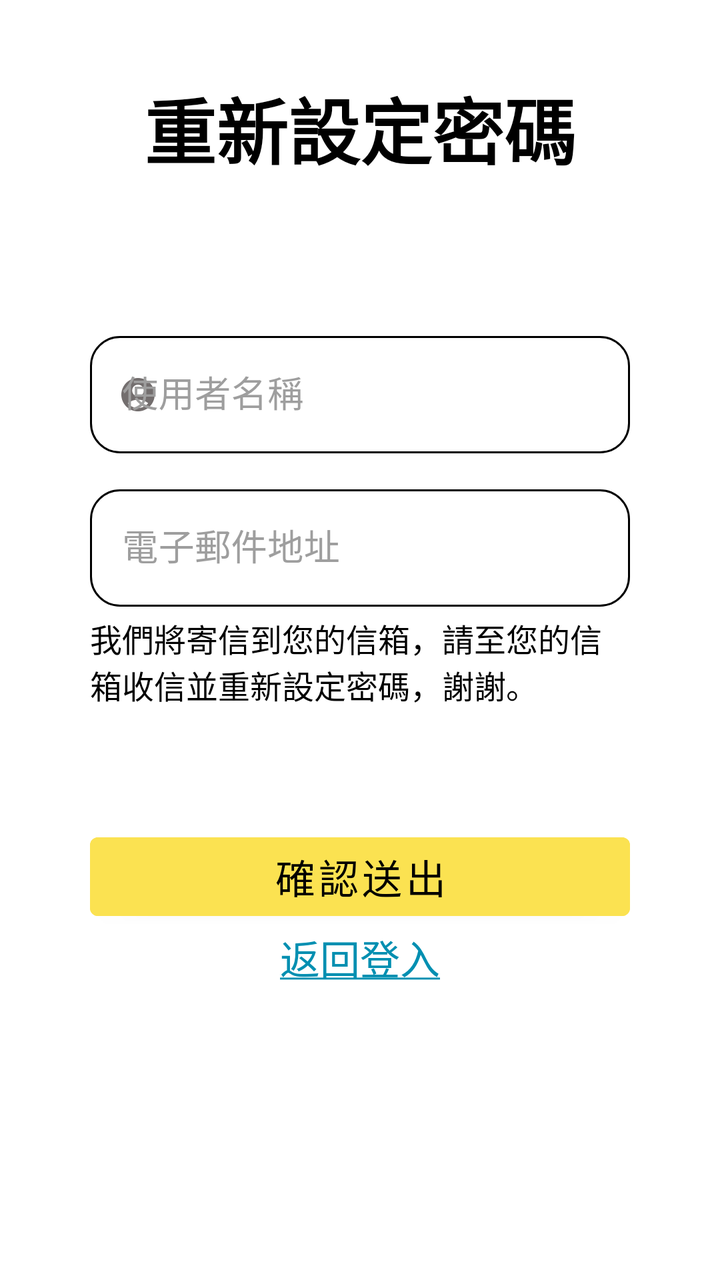
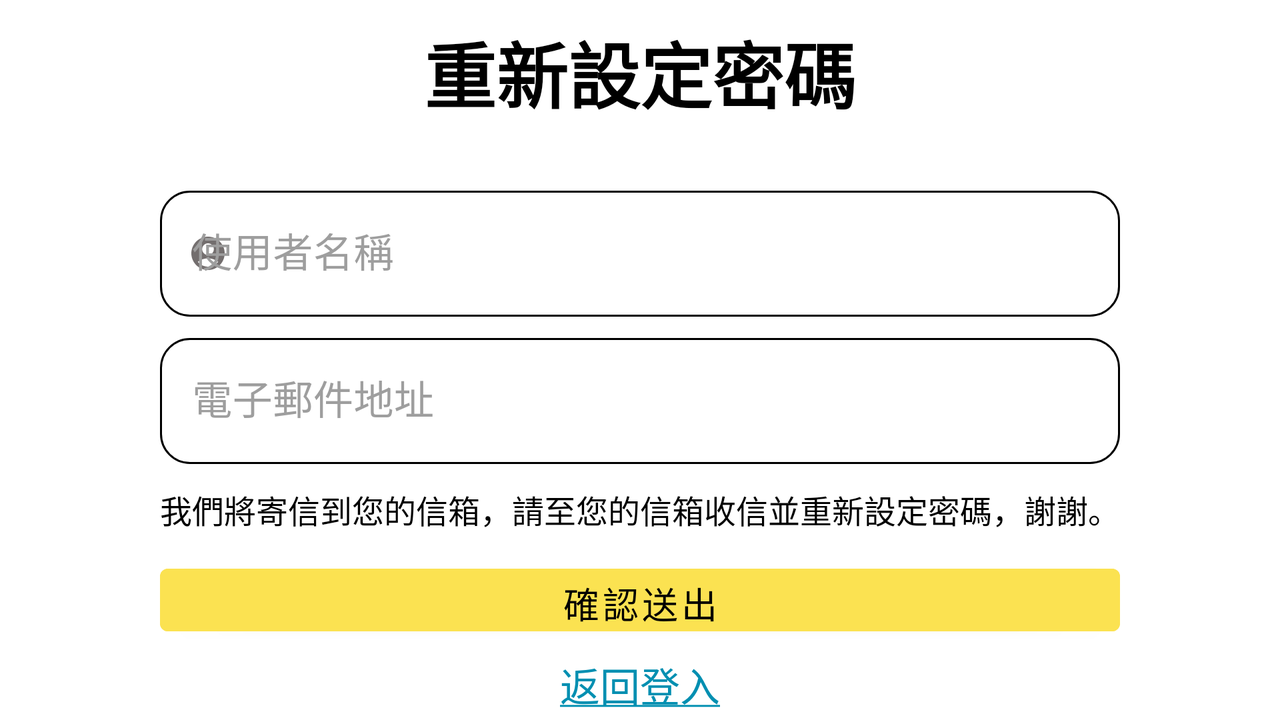

Compare how this app lays out the same screen by default and in its alternative resource folder. The renders come first, then the two layout files and the values they reference.
<!-- AndroidManifest.xml: application theme Theme.BadmintonAnalyzer -->
<!-- res/layout/activity_reset_pw.xml -->
<?xml version="1.0" encoding="utf-8"?>
<androidx.constraintlayout.widget.ConstraintLayout
        xmlns:android="http://schemas.android.com/apk/res/android"
        xmlns:tools="http://schemas.android.com/tools"
        xmlns:app="http://schemas.android.com/apk/res-auto"
        android:layout_width="match_parent"
        android:layout_height="match_parent"
        tools:context=".act.ResetPWActivity" android:background="@color/white">

    <androidx.core.widget.NestedScrollView
            android:layout_width="match_parent"
            android:layout_height="match_parent"
            app:layout_constraintStart_toStartOf="parent"
            app:layout_constraintTop_toTopOf="parent"
            app:layout_constraintEnd_toEndOf="parent"
            app:layout_constraintBottom_toBottomOf="parent"
            android:fillViewport="true">

        <androidx.constraintlayout.widget.ConstraintLayout
                android:layout_width="match_parent"
                android:layout_height="wrap_content"
                tools:context=".act.ResetPWActivity" android:background="@color/white">

            <androidx.constraintlayout.widget.ConstraintLayout
                    android:layout_width="0dp"
                    android:layout_height="0dp" android:id="@+id/reset_sub_0" app:layout_constraintTop_toTopOf="parent"
                    app:layout_constraintEnd_toEndOf="parent"
                    app:layout_constraintStart_toStartOf="parent" app:layout_constraintHeight_percent="0.2"
            >

                <TextView
                        android:text="@string/reset_pw"
                        android:layout_width="0dp"
                        android:layout_height="0dp" android:id="@+id/tv_reset"
                        android:gravity="center" app:layout_constraintEnd_toEndOf="parent"
                        app:layout_constraintStart_toStartOf="parent" app:layout_constraintBottom_toBottomOf="parent"
                        app:layout_constraintTop_toTopOf="parent" android:fontFamily="@font/taipei_sans_regular"
                        android:textSize="36sp" android:textStyle="bold" android:textColor="@color/black"
                />
            </androidx.constraintlayout.widget.ConstraintLayout>

            <androidx.constraintlayout.widget.ConstraintLayout
                    android:layout_width="match_parent"
                    android:layout_height="0dp"
                    app:layout_constraintStart_toStartOf="parent"
                    app:layout_constraintEnd_toEndOf="parent"
                    android:id="@+id/reset_sub_1"
                    app:layout_constraintTop_toBottomOf="@id/reset_sub_0"
                    app:layout_constraintHeight_percent="0.4"
            >


                <com.google.android.material.textfield.TextInputLayout
                        android:id="@+id/tf_reset_username"
                        android:layout_width="0dp"
                        android:layout_height="0dp"
                        app:layout_constraintLeft_toLeftOf="parent"
                        app:layout_constraintRight_toRightOf="parent"
                        app:layout_constraintWidth_percent="0.75"
                        app:layout_constraintHeight_percent="0.25"
                        app:boxCornerRadiusBottomEnd="15dp"
                        app:boxCornerRadiusBottomStart="15dp"
                        app:boxCornerRadiusTopEnd="15dp"
                        app:boxCornerRadiusTopStart="15dp"
                        android:hint="@string/username_login"
                        app:layout_constraintTop_toTopOf="parent"
                        android:textColorHint="@color/input_hint"
                        style="@style/Widget.MaterialComponents.TextInputLayout.OutlinedBox"
                        app:boxStrokeColor="@color/mtrl_textinput_default_box_stroke_color"
                        app:startIconTint="@color/icon"
                        app:startIconDrawable="@drawable/ic_round_account"
                        app:layout_constraintBottom_toBottomOf="parent" app:layout_constraintVertical_bias="0.18">

                    <com.google.android.material.textfield.TextInputEditText
                            android:layout_width="match_parent"
                            android:layout_height="match_parent"
                            android:fontFamily="@font/taipei_sans_regular" android:textSize="18sp"
                            android:textColor="@color/black"
                            android:inputType="text"
                            android:digits="ABCDEFGHIJKLMNOPQRSTUVWXYZabcdefghijklmnopqrstuvwxyz0123456789"/>
                </com.google.android.material.textfield.TextInputLayout>

                <com.google.android.material.textfield.TextInputLayout
                        android:id="@+id/tf_reset_email"
                        android:layout_width="0dp"
                        android:layout_height="0dp"
                        app:layout_constraintLeft_toLeftOf="parent"
                        app:layout_constraintRight_toRightOf="parent"
                        app:layout_constraintWidth_percent="0.75"
                        app:layout_constraintHeight_percent="0.25"
                        app:boxCornerRadiusBottomEnd="15dp"
                        app:boxCornerRadiusBottomStart="15dp"
                        app:boxCornerRadiusTopEnd="15dp"
                        app:boxCornerRadiusTopStart="15dp"
                        android:hint="@string/email"
                        android:textColorHint="@color/input_hint"
                        style="@style/Widget.MaterialComponents.TextInputLayout.OutlinedBox"
                        app:boxStrokeColor="@color/mtrl_textinput_default_box_stroke_color"
                        app:startIconTint="@color/icon"
                        app:startIconDrawable="@drawable/ic_baseline_email"
                        app:layout_constraintBottom_toBottomOf="parent" app:layout_constraintTop_toTopOf="parent"
                        app:layout_constraintVertical_bias="0.58000004">

                    <com.google.android.material.textfield.TextInputEditText
                            android:layout_width="match_parent"
                            android:layout_height="match_parent"
                            android:fontFamily="@font/taipei_sans_regular"
                            android:textSize="18sp" android:textColor="@color/black"
                            android:digits="ABCDEFGHIJKLMNOPQRSTUVWXYZabcdefghijklmnopqrstuvwxyz0123456789@."/>
                </com.google.android.material.textfield.TextInputLayout>

                <TextView
                        android:text="@string/hint_reset"
                        android:layout_width="0dp"
                        android:layout_height="0dp" android:id="@+id/tv_hint_reset"
                        android:textSize="16sp"
                        android:textColor="@color/black" app:layout_constraintBottom_toBottomOf="parent"
                        app:layout_constraintEnd_toEndOf="@id/tf_reset_email"
                        app:layout_constraintStart_toStartOf="@id/tf_reset_email"
                        android:fontFamily="@font/taipei_sans_regular" app:layout_constraintHeight_percent="0.3"
                        app:layout_constraintTop_toTopOf="parent" app:layout_constraintVertical_bias="1.0"/>

            </androidx.constraintlayout.widget.ConstraintLayout>

            <Button
                    android:text="@string/confirm_submit"
                    android:layout_width="0dp"
                    android:layout_height="0dp" android:id="@+id/btn_reset_submit"
                    app:layout_constraintStart_toStartOf="parent"
                    app:layout_constraintEnd_toEndOf="parent"
                    android:backgroundTint="@color/login_btn" android:textColor="@color/black"
                    app:layout_constraintWidth_percent="0.75" android:fontFamily="@font/taipei_sans_regular"
                    android:textSize="20sp" app:layout_constraintTop_toBottomOf="@id/reset_sub_1"
                    app:layout_constraintHeight_percent="0.08"
                    app:layout_constraintBottom_toBottomOf="parent" app:layout_constraintVertical_bias="0.13999999"/>
            <TextView
                    android:text="@string/back_to_login"
                    android:layout_width="wrap_content"
                    android:layout_height="wrap_content" android:id="@+id/tv_reset_go_back"
                    app:layout_constraintStart_toStartOf="@id/btn_reset_submit"
                    app:layout_constraintEnd_toEndOf="@id/btn_reset_submit"
                    android:textColor="@color/hint_forgot_pw"
                    android:fontFamily="@font/taipei_sans_regular"
                    android:textSize="20sp"
                    app:layout_constraintBottom_toBottomOf="parent"
                    app:layout_constraintTop_toBottomOf="@+id/btn_reset_submit"
                    app:layout_constraintVertical_bias="0.0"/>

        </androidx.constraintlayout.widget.ConstraintLayout>


    </androidx.core.widget.NestedScrollView>
</androidx.constraintlayout.widget.ConstraintLayout>
<!-- resources referenced by this layout -->
<resources>
  <color name="black">#FF000000</color>
  <color name="hint_forgot_pw">#008FB1</color>
  <color name="icon">#736E6E</color>
  <color name="input_hint">#9E9E9E</color>
  <color name="login_btn">#FBE251</color>
  <color name="mtrl_textinput_default_box_stroke_color" tools:override="true">#FF000000</color>
  <color name="white">#FFFFFFFF</color>
  <!-- drawable ic_round_account (drawable) -->
  <vector android:height="20dp" android:tint="@color/icon"
      android:viewportHeight="24" android:viewportWidth="24"
      android:width="20dp" xmlns:android="http://schemas.android.com/apk/res/android">
      <path android:fillColor="@android:color/white" android:pathData="M12,2C6.48,2 2,6.48 2,12s4.48,10 10,10s10,-4.48 10,-10S17.52,2 12,2zM12,6c1.93,0 3.5,1.57 3.5,3.5S13.93,13 12,13s-3.5,-1.57 -3.5,-3.5S10.07,6 12,6zM12,20c-2.03,0 -4.43,-0.82 -6.14,-2.88C7.55,15.8 9.68,15 12,15s4.45,0.8 6.14,2.12C16.43,19.18 14.03,20 12,20z"/>
  </vector>
  <string name="back_to_login">
          <u>返回登入</u>
      </string>
  <string name="confirm_submit">確認送出</string>
  <string name="email">電子郵件地址</string>
  <string name="hint_reset">我們將寄信到您的信箱，請至您的信箱收信並重新設定密碼，謝謝。</string>
  <string name="reset_pw">重新設定密碼</string>
  <string name="username_login">使用者名稱</string>
  <style name="Theme.BadmintonAnalyzer" parent="Theme.MaterialComponents.Light.NoActionBar">
  
          <item name="android:windowBackground">@color/white</item>
  
          
          <item name="colorPrimary">@color/create_acc_btn</item>
          <item name="colorPrimaryVariant">@color/hint_forgot_pw</item>
          <item name="colorOnPrimary">@color/white</item>
          
          <item name="colorSecondary">@color/login_btn</item>
          <item name="colorSecondaryVariant">@color/egg_yellow</item>
          <item name="colorOnSecondary">@color/black</item>
          
          <item name="android:statusBarColor" tools:targetApi="l">?attr/colorPrimaryVariant</item>
          
  
      </style>
  <color name="create_acc_btn">#607D8B</color>
  <color name="egg_yellow">#FCEB8B</color>
</resources>
<!-- res/layout-land/activity_reset_pw.xml (the repository's variant of the layout above) -->
<!-- drawn on the phone turned sideways -->
<?xml version="1.0" encoding="utf-8"?>

<androidx.constraintlayout.widget.ConstraintLayout
        xmlns:android="http://schemas.android.com/apk/res/android"
        xmlns:tools="http://schemas.android.com/tools"
        xmlns:app="http://schemas.android.com/apk/res-auto"
        android:layout_width="match_parent"
        android:layout_height="match_parent"
        tools:context=".act.ResetPWActivity">

    <androidx.constraintlayout.widget.ConstraintLayout
            android:layout_width="0dp"
            android:layout_height="0dp" android:id="@+id/reset_sub_0" app:layout_constraintTop_toTopOf="parent"
            app:layout_constraintEnd_toEndOf="parent"
            app:layout_constraintStart_toStartOf="parent" app:layout_constraintHeight_percent="0.2"
            app:layout_constraintBottom_toBottomOf="parent" app:layout_constraintVertical_bias="0.0">

        <TextView
                android:text="@string/reset_pw"
                android:layout_width="0dp"
                android:layout_height="0dp" android:id="@+id/tv_reset"
                android:gravity="center" app:layout_constraintEnd_toEndOf="parent"
                app:layout_constraintStart_toStartOf="parent" app:layout_constraintBottom_toBottomOf="parent"
                app:layout_constraintTop_toTopOf="parent" android:fontFamily="@font/taipei_sans_regular"
                android:textSize="36sp" android:textStyle="bold" android:textColor="@color/black"
        />
    </androidx.constraintlayout.widget.ConstraintLayout>

    <androidx.constraintlayout.widget.ConstraintLayout
            android:layout_width="match_parent"
            android:layout_height="0dp"
            app:layout_constraintStart_toStartOf="parent"
            app:layout_constraintEnd_toEndOf="parent"
            android:id="@+id/reset_sub_1"
            app:layout_constraintHeight_percent="0.5"
            app:layout_constraintTop_toTopOf="parent" app:layout_constraintBottom_toBottomOf="parent">


        <com.google.android.material.textfield.TextInputLayout
                android:id="@+id/tf_reset_username"
                android:layout_width="0dp"
                android:layout_height="0dp"
                app:layout_constraintLeft_toLeftOf="parent"
                app:layout_constraintRight_toRightOf="parent"
                app:layout_constraintWidth_percent="0.75"
                app:layout_constraintHeight_percent="0.38"
                app:boxCornerRadiusBottomEnd="15dp"
                app:boxCornerRadiusBottomStart="15dp"
                app:boxCornerRadiusTopEnd="15dp"
                app:boxCornerRadiusTopStart="15dp"
                android:hint="@string/username_login"
                app:layout_constraintTop_toTopOf="parent"
                android:textColorHint="@color/input_hint"
                style="@style/Widget.MaterialComponents.TextInputLayout.OutlinedBox"
                app:boxStrokeColor="@color/mtrl_textinput_default_box_stroke_color"
                app:startIconTint="@color/icon"
                app:startIconDrawable="@drawable/ic_round_account"
                app:layout_constraintBottom_toBottomOf="parent" app:layout_constraintVertical_bias="0.0">

            <com.google.android.material.textfield.TextInputEditText
                    android:layout_width="match_parent"
                    android:layout_height="match_parent"
                    android:fontFamily="@font/taipei_sans_regular" android:textSize="20sp"
                    android:textColor="@color/black" android:inputType="text"
                    android:digits="ABCDEFGHIJKLMNOPQRSTUVWXYZabcdefghijklmnopqrstuvwxyz0123456789"/>
        </com.google.android.material.textfield.TextInputLayout>

        <com.google.android.material.textfield.TextInputLayout
                android:id="@+id/tf_reset_email"
                android:layout_width="0dp"
                android:layout_height="0dp"
                app:layout_constraintLeft_toLeftOf="parent"
                app:layout_constraintRight_toRightOf="parent"
                app:layout_constraintWidth_percent="0.75"
                app:layout_constraintHeight_percent="0.38"
                app:boxCornerRadiusBottomEnd="15dp"
                app:boxCornerRadiusBottomStart="15dp"
                app:boxCornerRadiusTopEnd="15dp"
                app:boxCornerRadiusTopStart="15dp"
                android:hint="@string/email"
                android:textColorHint="@color/input_hint"
                style="@style/Widget.MaterialComponents.TextInputLayout.OutlinedBox"
                app:boxStrokeColor="@color/mtrl_textinput_default_box_stroke_color"
                app:startIconTint="@color/icon"
                app:startIconDrawable="@drawable/ic_baseline_email"
                app:layout_constraintBottom_toBottomOf="parent" app:layout_constraintTop_toTopOf="parent"
                app:layout_constraintVertical_bias="0.65999997">

            <com.google.android.material.textfield.TextInputEditText
                    android:layout_width="match_parent"
                    android:layout_height="match_parent"
                    android:fontFamily="@font/taipei_sans_regular"
                    android:textSize="20sp" android:textColor="@color/black"
                    android:digits="ABCDEFGHIJKLMNOPQRSTUVWXYZabcdefghijklmnopqrstuvwxyz0123456789@."/>
        </com.google.android.material.textfield.TextInputLayout>

        <TextView
                android:text="@string/hint_reset"
                android:layout_width="0dp"
                android:layout_height="0dp" android:id="@+id/tv_hint_reset"
                android:textSize="16sp"
                android:textColor="@color/black" app:layout_constraintBottom_toBottomOf="parent"
                app:layout_constraintEnd_toEndOf="@id/tf_reset_email"
                app:layout_constraintStart_toStartOf="@id/tf_reset_email"
                android:fontFamily="@font/taipei_sans_regular" app:layout_constraintHeight_percent="0.15"
                app:layout_constraintTop_toTopOf="parent" app:layout_constraintVertical_bias="1.0"/>
    </androidx.constraintlayout.widget.ConstraintLayout>

    <Button
            android:text="@string/confirm_submit"
            android:layout_width="0dp"
            android:layout_height="0dp" android:id="@+id/btn_reset_submit"
            app:layout_constraintStart_toStartOf="parent"
            app:layout_constraintEnd_toEndOf="parent"
            android:backgroundTint="@color/login_btn" android:textColor="@color/black"
            app:layout_constraintWidth_percent="0.75" android:fontFamily="@font/taipei_sans_regular"
            android:textSize="18sp" app:layout_constraintTop_toBottomOf="@id/reset_sub_1"
            app:layout_constraintHeight_percent="0.12"
            app:layout_constraintBottom_toBottomOf="parent" app:layout_constraintVertical_bias="0.18"/>
    <TextView
            android:text="@string/back_to_login"
            android:layout_width="wrap_content"
            android:layout_height="wrap_content"
            android:id="@+id/tv_reset_go_back"
            app:layout_constraintStart_toStartOf="parent"
            app:layout_constraintEnd_toEndOf="parent"
            android:textColor="@color/hint_forgot_pw"
            android:fontFamily="@font/taipei_sans_regular"
            android:textSize="20sp"
            app:layout_constraintBottom_toBottomOf="parent"
            app:layout_constraintTop_toBottomOf="@+id/btn_reset_submit"
            app:layout_constraintVertical_bias="0.65999997"/>

</androidx.constraintlayout.widget.ConstraintLayout>
<!-- resources referenced by the variant -->
<!-- as the phone turned sideways resolves them -->
<resources>
  <color name="black">#FF000000</color>
  <color name="hint_forgot_pw">#008FB1</color>
  <color name="icon">#736E6E</color>
  <color name="input_hint">#9E9E9E</color>
  <color name="login_btn">#FBE251</color>
  <color name="mtrl_textinput_default_box_stroke_color" tools:override="true">#FF000000</color>
  <!-- drawable ic_round_account (drawable) -->
  <vector android:height="20dp" android:tint="@color/icon"
      android:viewportHeight="24" android:viewportWidth="24"
      android:width="20dp" xmlns:android="http://schemas.android.com/apk/res/android">
      <path android:fillColor="@android:color/white" android:pathData="M12,2C6.48,2 2,6.48 2,12s4.48,10 10,10s10,-4.48 10,-10S17.52,2 12,2zM12,6c1.93,0 3.5,1.57 3.5,3.5S13.93,13 12,13s-3.5,-1.57 -3.5,-3.5S10.07,6 12,6zM12,20c-2.03,0 -4.43,-0.82 -6.14,-2.88C7.55,15.8 9.68,15 12,15s4.45,0.8 6.14,2.12C16.43,19.18 14.03,20 12,20z"/>
  </vector>
  <string name="back_to_login">
          <u>返回登入</u>
      </string>
  <string name="confirm_submit">確認送出</string>
  <string name="email">電子郵件地址</string>
  <string name="hint_reset">我們將寄信到您的信箱，請至您的信箱收信並重新設定密碼，謝謝。</string>
  <string name="reset_pw">重新設定密碼</string>
  <string name="username_login">使用者名稱</string>
  <style name="Theme.BadmintonAnalyzer" parent="Theme.MaterialComponents.Light.NoActionBar">
  
          <item name="android:windowBackground">@color/white</item>
  
          
          <item name="colorPrimary">@color/create_acc_btn</item>
          <item name="colorPrimaryVariant">@color/hint_forgot_pw</item>
          <item name="colorOnPrimary">@color/white</item>
          
          <item name="colorSecondary">@color/login_btn</item>
          <item name="colorSecondaryVariant">@color/egg_yellow</item>
          <item name="colorOnSecondary">@color/black</item>
          
          <item name="android:statusBarColor" tools:targetApi="l">?attr/colorPrimaryVariant</item>
          
  
      </style>
  <color name="white">#FFFFFFFF</color>
  <color name="create_acc_btn">#607D8B</color>
  <color name="egg_yellow">#FCEB8B</color>
</resources>
